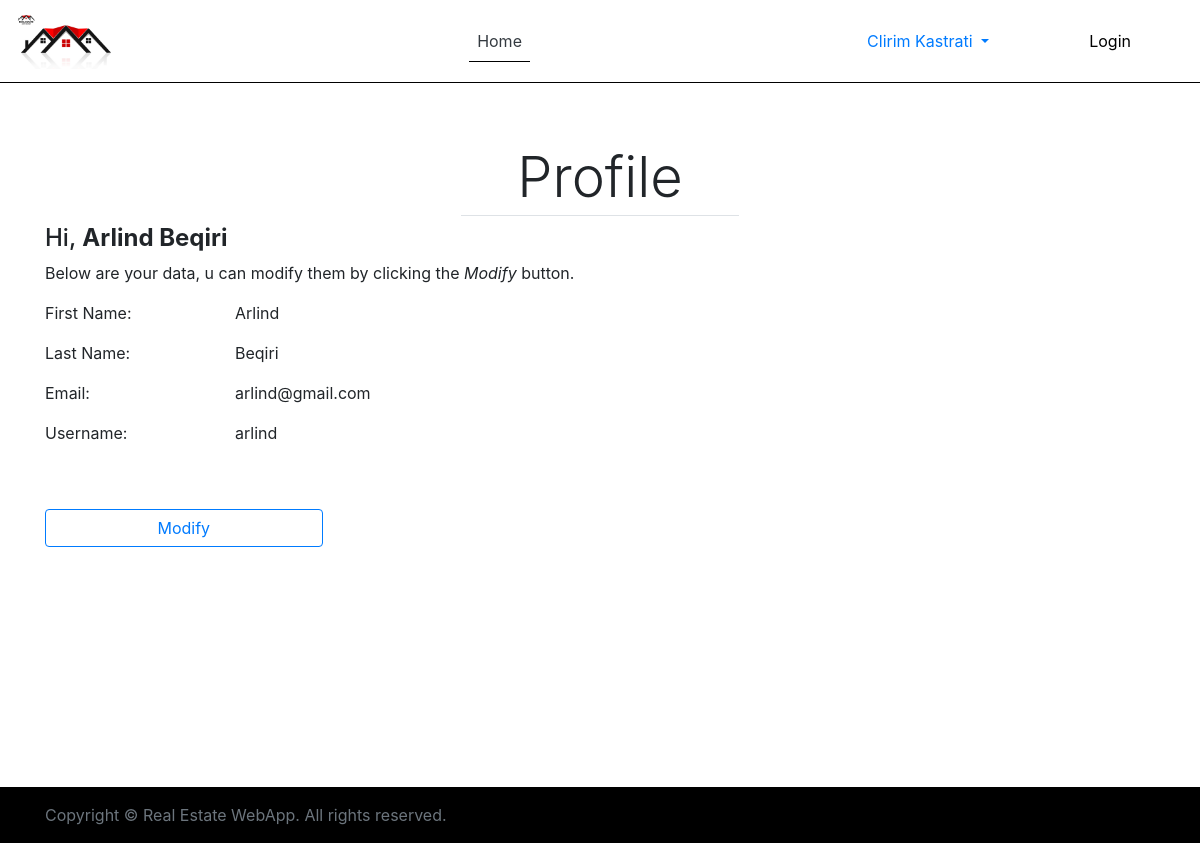
Screenshot of /profile.php (signed in) with the database file from the repository.
### tables this page shows
CREATE TABLE `users` (
  `id` int(11) NOT NULL,
  `first_name` varchar(255) DEFAULT NULL,
  `last_name` varchar(255) DEFAULT NULL,
  `email` varchar(255) DEFAULT NULL,
  `username` varchar(255) DEFAULT NULL,
  `password` varchar(255) DEFAULT NULL
);

### autoloader.php (called while the page is built, shortened)
<?php
spl_autoload_register(function ($class) {
    $prefix = 'App\\';
    $base_dir = __DIR__ . '/';
    $len = strlen($prefix);
    $relative_class = substr($class, $len);
    $file = $base_dir . str_replace('\\', '/', $relative_class) . '.php';
});
?>

### lib/Session.php (called while the page is built, shortened)
<?php
class Session{
    public function check_the_login(){
        if(isset($_SESSION['user_id'])){
            $this->user_id = $_SESSION['user_id'];
        }else{
            unset($this->user_id);
            unset($this->fullname);
            $this->signed_id = false;
        }
    }
}

### lib/Database.php (called while the page is built, shortened)
<?php
class Database{
    public function connect(){
        $this->host = 'localhost';
        $this->dbname = "realestate_db";
        $this->charset = 'utf8mb4';
        $this->dbuser = 'root';
        $this->password = '';
        try{
            $dsn = "mysql:host=" . $this->host . ";dbname=" . $this->dbname . ";charset=" .
                    $this->charset;
            $pdo = new PDO($dsn, $this->dbuser, $this->password);
            $pdo->setAttribute(PDO::ATTR_DEFAULT_FETCH_MODE, PDO::FETCH_ASSOC);
            $pdo->setAttribute(PDO::ATTR_ERRMODE, PDO::ERRMODE_EXCEPTION);
            return $pdo;
        }catch(Exception $e){
            echo "Lidhja me databaze deshtoi " . $e->getMessage();
        }
    }
}
?>

### lib/User.php (called while the page is built, shortened)
<?php
class User extends Database{
    public function get_user_by_id($id){
        $sql = "SELECT * FROM users WHERE id = ?";
        $stmt = $this->connect()->prepare($sql);
        $stmt->execute([$id]);
        return $stmt->fetch(PDO::FETCH_ASSOC);
    }
}
?>

### profile.php (the view, shortened to what this page needs)
<?php
require('autoloader.php');
$user = new User;
$session = new Session;
$user_data = $user->get_user_by_id($session->user_id);
?>
<!DOCTYPE html>
<html lang="en">
<head>
    <link rel="stylesheet" href="https://stackpath.bootstrapcdn.com/bootstrap/4.5.1/css/bootstrap.min.css">
    <link rel="stylesheet" type="text/css" href="https://cdn.datatables.net/v/dt/dt-1.10.21/datatables.min.css" />
</head>
<body>
    <nav class="navbar navbar-expand-md navbar-light fixed-top" style="background-color: #fff;border-bottom: 1px solid #000;">
        <a class="navbar-brand text-dark" href="#"><img src="images/logo.png" class="img-fluid" width="100" height="50" alt=""></a>
        <div class="collapse navbar-collapse" id="collapsibleNavId">
            <ul class="navbar-nav mx-auto mt-2 mt-lg-0">
                <li class="nav-item activeItem">
                    <a class="nav-link text-dark" href="index.php">Home</a>
                </li>
            </ul>
        </div>
            <span class="d-inline-block" style="margin-right: 100px;">
                <div class="dropdown">
                    <a class="dropdown-toggle" type="button" id="dropdownMenuButton" data-toggle="dropdown" aria-haspopup="true" aria-expanded="false">
                            Clirim Kastrati
                    </a>
                </div>
            </span>
            <span class="d-inline-block mr-5">
                <a href="login.php" style="color:black;padding-right: 5px;">Login</a>
            </span>
    </nav>
    <section id="profile" class="py-5 my-5">
        <div class="container text-center mb-5 pb-5">
            <h1 class="display-4 pb-1 border-bottom w-25 mx-auto pt-5">Profile</h1>
            <h4 class="text-left">Hi, <b><?php echo $user_data['first_name'] . " " .$user_data['last_name'] ?></b></h4>
            <p class="text-left">Below are your data, u can modify them by clicking the <i>Modify</i> button.</p>
            <div class="row text-left">
                <div class="col-3 col-sm-3 col-md-2">
                    <p>First Name:</p>
                    <p>Last Name:</p>
                    <p>Email:</p>
                    <p>Username: </p>
                </div>
                <div class="col-9 col-sm-9 col-md-10">
                    <p><?php echo $user_data['first_name'] ?></p>
                    <p><?php echo $user_data['last_name'] ?></p>
                    <p><?php echo $user_data['email'] ?></p>
                    <p><?php echo $user_data['username'] ?></p>
                </div>
            </div>
            <div class="row text-left pt-5">
                <div class="col-12">
                    <button class="btn btn-outline-primary mb-5 w-25" data-toggle="modal" data-target="#exampleModal">Modify</button>
                </div>
            </div>
        </div>
    </section>
    <?php include_once('includes/footer.php'); ?>

### profile.php (style rules this page uses)
html { scroll-behavior: smooth; }
.activeItem { border-bottom: 1px solid #000; transition: .2s; }

### rows the page displays
users: first_name "Arlind", last_name "Beqiri", email "arlind@gmail.com", username "arlind"
